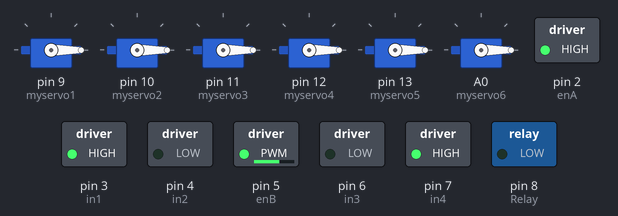
Bench run of a sketch on a simulated Arduino Uno, built with avr-gcc and run on an emulated ATmega328P. Parts: 6 × servo, switched loads named in the sketch (green lamp = pin HIGH). What the sketch prints to the serial monitor is not drawn.

Above: at 0.1 s.
Timing chart, 0 to 1.6 s (numbered marks = the images above):
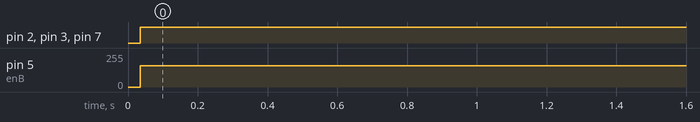

Measured:
- by itself, pin 2 (enA), pin 3 (in1), pin 7 (in4): LOW → HIGH at 0.03 s
- by itself, pin 5 (enB): 0/255 → 160/255 at 0.03 s

The sketch:

Program_by_DEV_Tawan_Robot_V3.ino
```cpp
//###############################Program_by_DEV_Tawan ROBOT V3###################################//


#include <PS2X_lib.h>  //for v1.6
#include <Servo.h>
// create PS2 Controller Class
PS2X ps2x;
int error = 0;
byte type = 0;
byte vibrate = 0;

Servo myservo1;  // create servo object to control a servo
Servo myservo2;
Servo myservo3;
Servo myservo4;
Servo myservo5;
Servo myservo6;


int enA = 2;                                               // PWM A
int in1 = 3;                                               //motorA
int in2 = 4;                                               //motorA
int enB = 5;                                               // PWM B
int in3 = 6;                                               //motor B
int in4 = 7;                                               //motor B
int val1 = 255;                                            //สปีด1
int val2 = 60;                                             //สปีด2
int Relay = 8;                                             //รีเลปั้ม
int degree1, degree2, degree3, degree4, degree5, degree6;  //ตัวแปรองศา

void setup() {
  pinMode(enA, OUTPUT);
  pinMode(in1, OUTPUT);
  pinMode(in2, OUTPUT);
  pinMode(enB, OUTPUT);
  pinMode(in3, OUTPUT);
  pinMode(in4, OUTPUT);
  pinMode(Relay, OUTPUT);


  Serial.begin(9600);
  Serial.println("Connecting load");  // แสดงข้อความเพื่อแจ้งว่า กำลังเชื่อมต่อกับจอยสติ๊ก

  error = ps2x.config_gamepad(A0, A1, A2, A3, true, true);  //clock, command, attention, data,

  if (error == 0) {
    Serial.print("Found Controller,");
  }
  type = ps2x.readType();
  switch (type) {
    case 0:
      Serial.print("Unknown Controller type");
      break;
    case 1:
      Serial.print("DualShock Controller Found");
      break;
    case 2:
      Serial.print("Controller Found");
      break;
  }
  myservo1.attach(9);   // กำหนด myservo ตัวยก-วาง ใช้ขา 13
  myservo2.attach(10);  // กำหนด myservo2 ตัวหนีบ-คลาย ใช้ขา 12
  myservo3.attach(11);
  myservo4.attach(12);
  myservo5.attach(13);
  myservo6.attach(14);

  myservo1.write(0);  // กำหนดตำแหน่งเริ่มต้น servo ตัวยก-วาง
  myservo2.write(0);  // กำหนดตำแหน่งเริ่มต้น servo ตัวหนีบ-คลาย
  myservo3.write(0);
  myservo4.write(0);
  myservo5.write(0);
  myservo6.write(0);
}
//***********************************************************************************

void foward1()  //หุ่นยนต์เดินหน้า
{
  digitalWrite(in1, LOW);
  digitalWrite(in2, HIGH);
  digitalWrite(in3, HIGH);
  digitalWrite(in4, LOW);
  analogWrite(enA, val2);  //ตั้งความเร็ว PWM ไว้ตามค่า val2
  analogWrite(enB, val2);  //ตั้งความเร็ว PWM ไว้ตามค่า val2
}
//***********************************************************************************

void back1() {
  digitalWrite(in1, HIGH);
  digitalWrite(in2, LOW);
  digitalWrite(in3, LOW);
  digitalWrite(in4, HIGH);
  analogWrite(enA, val2);  //ตั้งความเร็ว PWM ไว้ตามค่า val2
  analogWrite(enB, val2);  //ตั้งความเร็ว PWM ไว้ตามค่า val2
}
//***********************************************************************************

void turnLeft() {
  digitalWrite(in1, HIGH);
  digitalWrite(in2, LOW);
  digitalWrite(in3, HIGH);
  digitalWrite(in4, LOW);
  analogWrite(enA, val2);  //ตั้งความเร็ว PWM ไว้ตามค่า val2
  analogWrite(enB, val2);  //ตั้งความเร็ว PWM ไว้ตามค่า val2
}
//***********************************************************************************

void turnRight() {
  digitalWrite(in1, LOW);
  digitalWrite(in2, HIGH);
  digitalWrite(in3, LOW);
  digitalWrite(in4, HIGH);
  analogWrite(enA, val2);  //ตั้งความเร็ว PWM ไว้ตามค่า val2
  analogWrite(enB, val2);  //ตั้งความเร็ว PWM ไว้ตามค่า val2
}
//***********************************************************************************

void stopBot() {
  digitalWrite(in1, LOW);
  digitalWrite(in2, LOW);
  digitalWrite(in3, LOW);
  digitalWrite(in4, LOW);
  analogWrite(enA, 0);  //ตั้งความเร็ว PWM ไว้ตามค่า val2
  analogWrite(enB, 0);  //ตั้งความเร็ว PWM ไว้ตามค่า val2
}
//***********************************************************************************

void motor() {
  delay(500);
  digitalWrite(Relay, LOW);
}
//***********************************************************************************

void motorstop() {
  delay(500);
  digitalWrite(Relay, HIGH);
}
//***********************************************************************************
void loop() {

  myservo1.write(degree1);  //ตามที่เราตั้ง
  myservo2.write(degree2);  //ตามที่เราตั้ง
  myservo3.write(degree3);  //ตามที่เราตั้ง
  myservo4.write(degree4);  //ตามที่เราตั้ง
  myservo5.write(degree5);  //ตามที่เราตั้ง
  myservo6.write(degree6);  //ตามที่เราตั้ง

  Serial.println("Connecting OK");
  ps2x.read_gamepad();

  if (ps2x.Analog(PSS_RY) < 30) {
    Serial.println("Start speed 100");
    val2 = 255;  // เปลี่ยนค่า val2 ให้เท่ากับ 255
  } else if (ps2x.Analog(PSS_RY) < 235) {
    Serial.println("Select speed 40");
    val2 = 160;  // เปลี่ยนค่า val2 ให้เท่ากับ 150
  }
  if (ps2x.Analog(PSS_LY) < 20) {
    Serial.println("Up");  // แสดงข้อความว่า Up
    foward1();             //กระโดดไปทำงานฟังก์ชั่น forward1()
  } else if (ps2x.Analog(PSS_LY) < 235) {
    Serial.println("Down");  // แสดงข้อความว่า Down
    back1();                 //กระโดดไปทำงานฟังก์ชั่น back1()
  } else if (ps2x.Analog(PSS_LX) < 20) {
    Serial.println("Left");  // แสดงข้อความว่า Left
    turnLeft();              //กระโดดไปทำงานฟังก์ชั่น turnLeft ()
  } else if (ps2x.Analog(PSS_LX) < 235) {
    Serial.println("Right");  // แสดงข้อความว่า Right
    turnRight();              //กระโดดไปทำงานฟังก์ชั่น turnRight ()
  }

  else if (ps2x.Button(PSB_L1)) {
    Serial.println("L1");  // แสดงข้อความว่า L1
    if (degree1 < 180) {
      degree1 += 2;
    }
  } else if (ps2x.Button(PSB_L2)) {
    Serial.println("L2");  // แสดงข้อความว่า L2
    if (degree1 > 0) {
      degree1 -= 2;
    }
  } else if (ps2x.Button(PSB_R1)) {
    Serial.println("R1");
    if (degree2 < 180) {
      degree2 += 2;
    }
  } else if (ps2x.Button(PSB_R2)) {
    Serial.println("R2");
    if (degree2 > 0) {
      degree2 -= 2;
    }
  } else if (ps2x.Button(PSB_L3)) {
    Serial.println("L3");
    motor();
  } else if (ps2x.Button(PSB_R3)) {
    Serial.println("R3");
    motorstop();
  } else if (ps2x.Button(PSB_GREEN)) {
    Serial.println("GREEN");  // แสดงข้อความว่า L1
    if (degree3 < 180) {
      degree3 += 2;
    }
  } else if (ps2x.Button(PSB_BLUE)) {
    Serial.println("BLUE");  // แสดงข้อความว่า L2
    if (degree3 > 0) {
      degree3 -= 2;
    }
  } else if (ps2x.Button(PSB_PINK)) {
    Serial.println("PINK");
    if (degree4 < 180) {
      degree4 += 2;
    }
  } else if (ps2x.Button(PSB_RED)) {
    Serial.println("RED");
    if (degree4 > 0) {
      degree4 -= 2;
    }
  } else if (ps2x.Button(PSB_PAD_UP)) {
    Serial.println("UP");
    if (degree5 < 180) {
      degree5 += 2;
    }
  } else if (ps2x.Button(PSB_PAD_DOWN)) {
    Serial.println("DOWN");
    if (degree5 > 0) {
      degree5 -= 2;
    }
  } else if (ps2x.Button(PSB_PAD_LEFT)) {
    Serial.println("LEFT");
    if (degree6 < 180) {
      degree6 += 2;
    }
  } else if (ps2x.Button(PSB_PAD_RIGHT)) {
    Serial.println("RIGHT");
    if (degree6 > 0) {
      degree6 -= 2;
    }
  } else {
    stopBot();  //กระโดดไปทำงานฟังก์ชั่น stopBot ()
  }
  delay(10);
}
```
